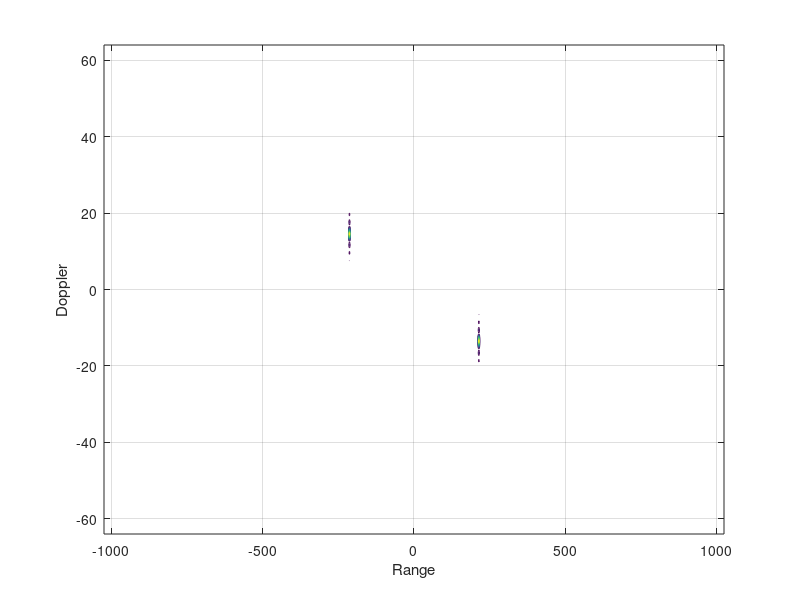
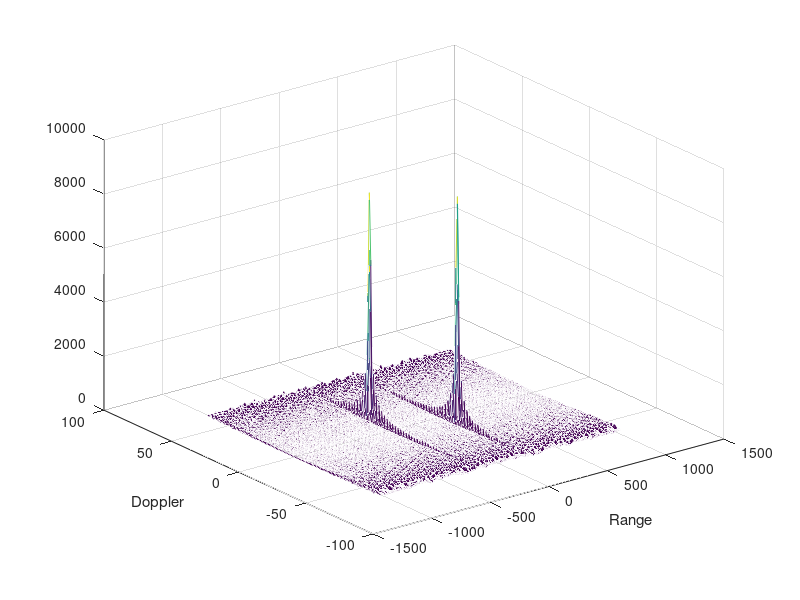

The MATLAB source for these figures, in order:
%%%%%%%%%%%%%%%%%%%%%%%%%%%%%%%%%%%%%%%%%%%%%%%%%%%%%%%%%%%%%%%%%%%%%%%%

clear all;
close all;
clc

c=3e8; %speed of light
fc=8e9; %carrier freq
deltaF=32e6; %sweep freq
T=1e-3; %one period
alph=deltaF/T; %sweep rate

R=500; %initial distance of the target
td=2*R/(c); %initial delay of returned signal

v=2; %speed of the target (give some value between 0 and 10)
D=64; % #of doppler cells OR #of sent periods
N=2^10; %for length of time

t=linspace(0,D*T,D*N); %total time

n=0;
nT=length(t)/D; %length of one period
a=zeros(1,length(t)); %transmitted signal
b=zeros(1,length(t)); %received signal
r_t=zeros(1,length(t));
ta=zeros(1,length(t));
r1=R;
f0=fc;
for i=1:length(t)

      r_t(i)=r1+v*t(i); % range of the target in terms of its velocity and initial range
      ta(i)=2*r_t(i)/c; % delay for received signal

      if i>n*nT && i<=(n+1)*nT % doing this for D of periods (nt length of pulse)

          a(i)=sin(2*pi*(f0*t(i)+.5*alph*t(i)^2-alph*t(i)*n*T)); %transmitted signal
          b(i)=sin(2*pi*(f0*(t(i)-ta(i))+.5*alph*(t(i)-ta(i))^2-alph*(t(i)-ta(i))*n*T)); %received signal

      else

          n=n+1
          a(i)=sin(2*pi*(f0*t(i)+.5*alph*t(i)^2-alph*t(i)*n*T)); %transmitted signal
          b(i)=sin(2*pi*(f0*(t(i)-ta(i))+.5*alph*(t(i)-ta(i))^2-alph*(t(i)-ta(i))*n*T)); %received signal

      end

end

mixed1=(a.*b); %video signal OR IF signal (output of mixer)

m1=reshape(mixed1,length(mixed1)/D,D); %generating matrix ---> each row showing range info for one period AND each column showing number of periods

[My,Ny]=size(m1');

win=hamming(Ny);
m2=conj(m1).*(win*ones(1,My)); %taking conjugate and applying window for sidelobe reduction (in time domain)

Win=fft(hamming(My),D);
M2=(fft(m2,2*N)); %First FFT for range information

M3=fftshift(fft(M2',2*D)); %Second FFT for doppler information

[My,Ny]=size(M3);
doppler=linspace(-D,D,My);
range=linspace(-N,N,Ny);

figure;contour(range,doppler,abs(M3));grid on
xlabel('Range')
ylabel('Doppler')

figure;mesh(range,doppler,abs(M3))
xlabel('Range')
ylabel('Doppler')

%%%%%%%%%%%%%%%%%%%%%%%%%%%%%%%%%%%%%%%%%%%%%%%%%%%%%%%%%%%%%%%%%%%%%%%%
